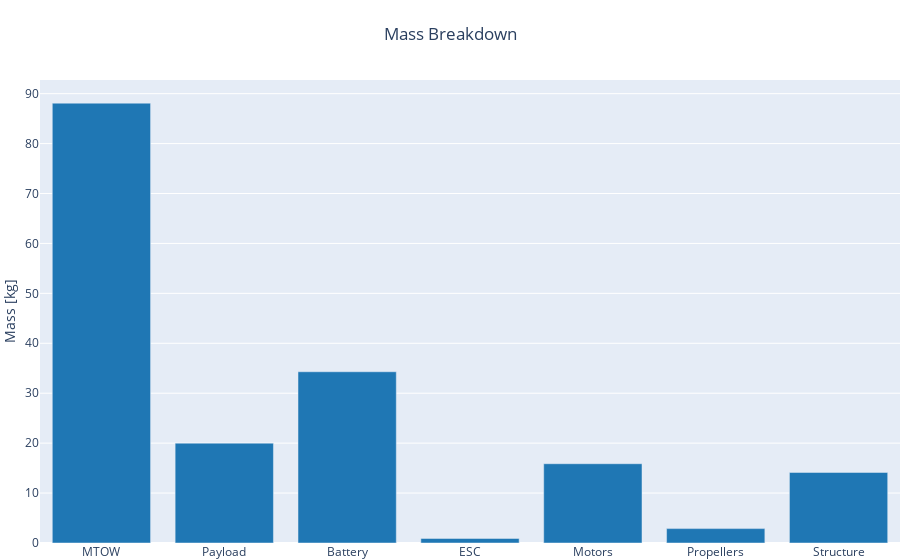

The notebook cell this image was saved under:
### Code cell
#OUTPUT_FILE_1 = pth.join(WORK_FOLDER_PATH, 'problem_outputs_Cd_0_4.xml')
#OUTPUT_FILE_2 = pth.join(WORK_FOLDER_PATH, 'problem_outputs_Cd_0_8.xml')
#OUTPUT_FILE_3 = pth.join(WORK_FOLDER_PATH, 'problem_outputs_Cd_1_2.xml')

#fig = mass_breakdown_bar_plot_drone(OUTPUT_FILE_1, name='Cd = 0.4')
#fig = mass_breakdown_bar_plot_drone(OUTPUT_FILE_2, name='Cd = 0.8', fig=fig)
#fig = mass_breakdown_bar_plot_drone(OUTPUT_FILE_3, name='Cd = 1.2', fig=fig)

fig = mass_breakdown_bar_plot_drone(MDO_OUTPUT_FILE, name='Drone MDO')
# fig = mass_breakdown_bar_plot_drone(MDO_OUTPUT_FILE, name='Drone MDO', fig=fig)
fig.show()
plotly.io.write_image(fig, 'output_file.pdf', format='pdf')

### Figure 1 — Plotly figure (JSON) as saved in the notebook; plotly's stock layout.template omitted (floating-point values rounded to 4 significant figures)
{"data": [{"marker": {"color": "rgb(31, 119, 180)"}, "name": "Drone MDO", "type": "bar", "x": ["MTOW", "Payload", "Battery", "ESC", "Motors", "Propellers", "Structure"], "y": [88.1, 20, 34.3, 0.9104, 15.88, 2.884, 14.13]}], "layout": {"margin": {"b": 0, "l": 0, "r": 0, "t": 80}, "title": {"text": "Mass Breakdown", "x": 0.5}, "yaxis": {"title": {"text": "Mass [kg]"}}}}
